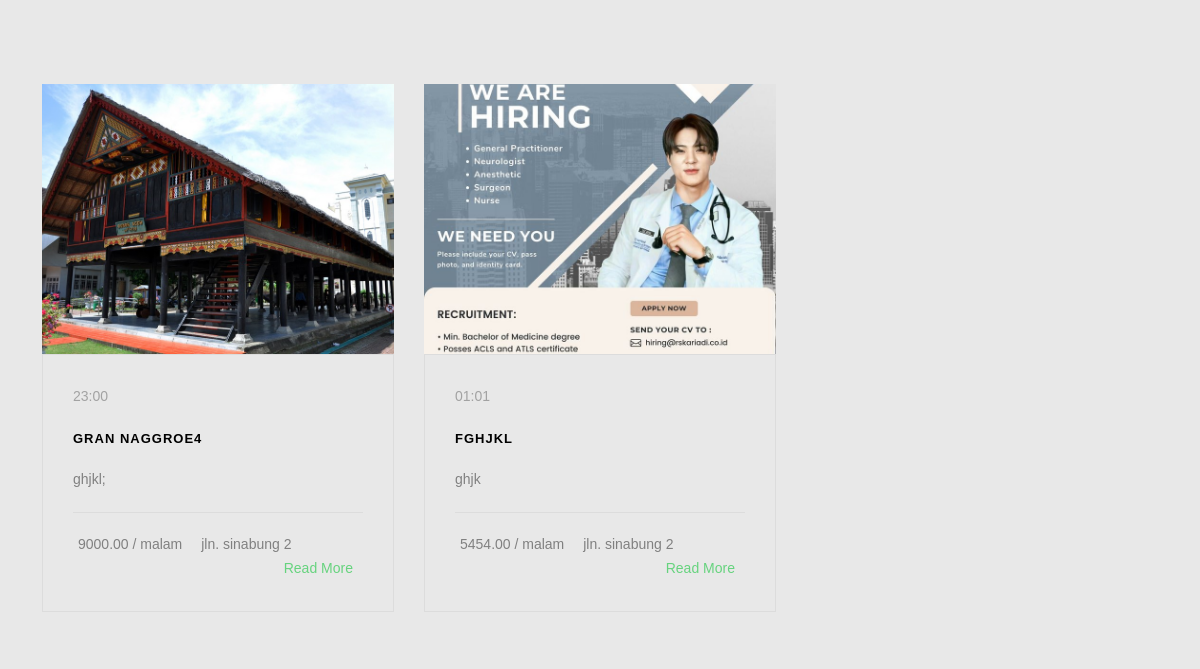
The page /lp-4-main/Hotel.php on the database its author committed.
### tables this page shows
CREATE TABLE `hotel` (
  `id_hotel` int(11) NOT NULL,
  `nama` varchar(255) NOT NULL,
  `alamat` text NOT NULL,
  `deskripsi` text DEFAULT NULL,
  `jam_operasional` varchar(100) DEFAULT NULL,
  `perkiraan_harga` decimal(10,2) DEFAULT NULL,
  `gambar` varchar(255) DEFAULT NULL
);

### lp-4-main/Hotel.php (the view, shortened to what this page needs)
<?php
$conn = new mysqli("localhost", "root", "", "db_kebudayaan_pariwisata");
$sql = "SELECT * FROM hotel";
$result = $conn->query($sql);
if ($result->num_rows > 0) {
?>
<!DOCTYPE HTML>
<html>
<head>
	<link rel="stylesheet" href="dist/css/css/bootstrap.css">
	<link rel="stylesheet" href="dist/css/css/style.css">
</head>
<body>
<div id="fh5co-blog">
	<div class="row">
		<?php
            while ($row = $result->fetch_assoc()) {
		?>
		<div class="col-md-4">
			<div class="fh5co-blog animate-box">
				<a href="#" class="blog-bg" style="background-image: url('http://localhost/wisata-admin/wisata-admin/<?php echo htmlspecialchars($row['gambar']); ?>');"></a>
				<div class="blog-text">
					<span class="posted_on"><?php echo htmlspecialchars($row['jam_operasional']); ?></span>
					<h3><a href="#"><?php echo htmlspecialchars($row['nama']); ?></a></h3>
					<p><?php echo htmlspecialchars($row['deskripsi']); ?></p>
					<ul class="stuff">
						<li><i class="icon-heart3"></i><?php echo htmlspecialchars($row['perkiraan_harga']); ?> / malam</li>
						<li><i class="icon-eye2"></i><?php echo htmlspecialchars($row['alamat']); ?></li>
						<li><a href="Hotel-detail.php?id=<?php echo $row['id_hotel']; ?>">Read More<i class="icon-arrow-right22"></i></a></li>
					</ul>
				</div>
			</div>
		</div>
		<?php
            }
            ?>
	</div>
</div>
</body>
</html>
<?php
} else {
    echo "<p>Belum ada data hotel tersedia.</p>";
}
?>

### rows shown on the page
hotel: gambar (picture), jam_operasional "23:00", nama "GRAN NAGGROE4", deskripsi "ghjkl;", perkiraan_harga "9000.00", alamat "jln. sinabung 2"
hotel: gambar (picture), jam_operasional "01:01", nama "FGHJKL", deskripsi "ghjk", perkiraan_harga "5454.00", alamat "jln. sinabung 2"
